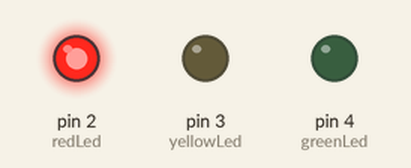
A sketch run on a simulated Arduino Uno, built with avr-gcc and run on an emulated ATmega328P. On the bench: output pins drawn as LEDs (lit = HIGH).

Above: at 0.5 s.
At 1.5 s:
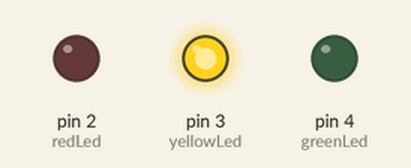
At 5.5 s:
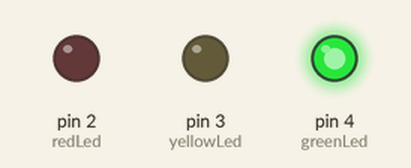
Timing chart, 0 to 6.9 s (numbered marks = the images above):
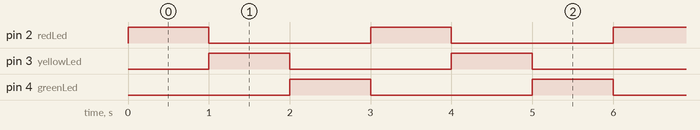

Measured:
- by itself, pin 2 (redLed), pin 3 (yellowLed), pin 4 (greenLed): alternates HIGH for 1.0 s and LOW for 2.0 s
- by itself, everything shown: repeats every 3.0 s, in 3 steps

The sketch:

Niveau2_Tricolore.ino
```cpp
const int redLed = 2;
const int yellowLed = 3;
const int greenLed = 4;

void setup() {
  pinMode(redLed, OUTPUT);
  pinMode(yellowLed, OUTPUT);
  pinMode(greenLed, OUTPUT);
}

void loop() {
  digitalWrite(redLed, HIGH);
  digitalWrite(yellowLed, LOW);
  digitalWrite(greenLed, LOW);
  delay(1000);

  digitalWrite(redLed, LOW);
  digitalWrite(yellowLed, HIGH);
  digitalWrite(greenLed, LOW);
  delay(1000);

  digitalWrite(redLed, LOW);
  digitalWrite(yellowLed, LOW);
  digitalWrite(greenLed, HIGH);
  delay(1000);

}
```
